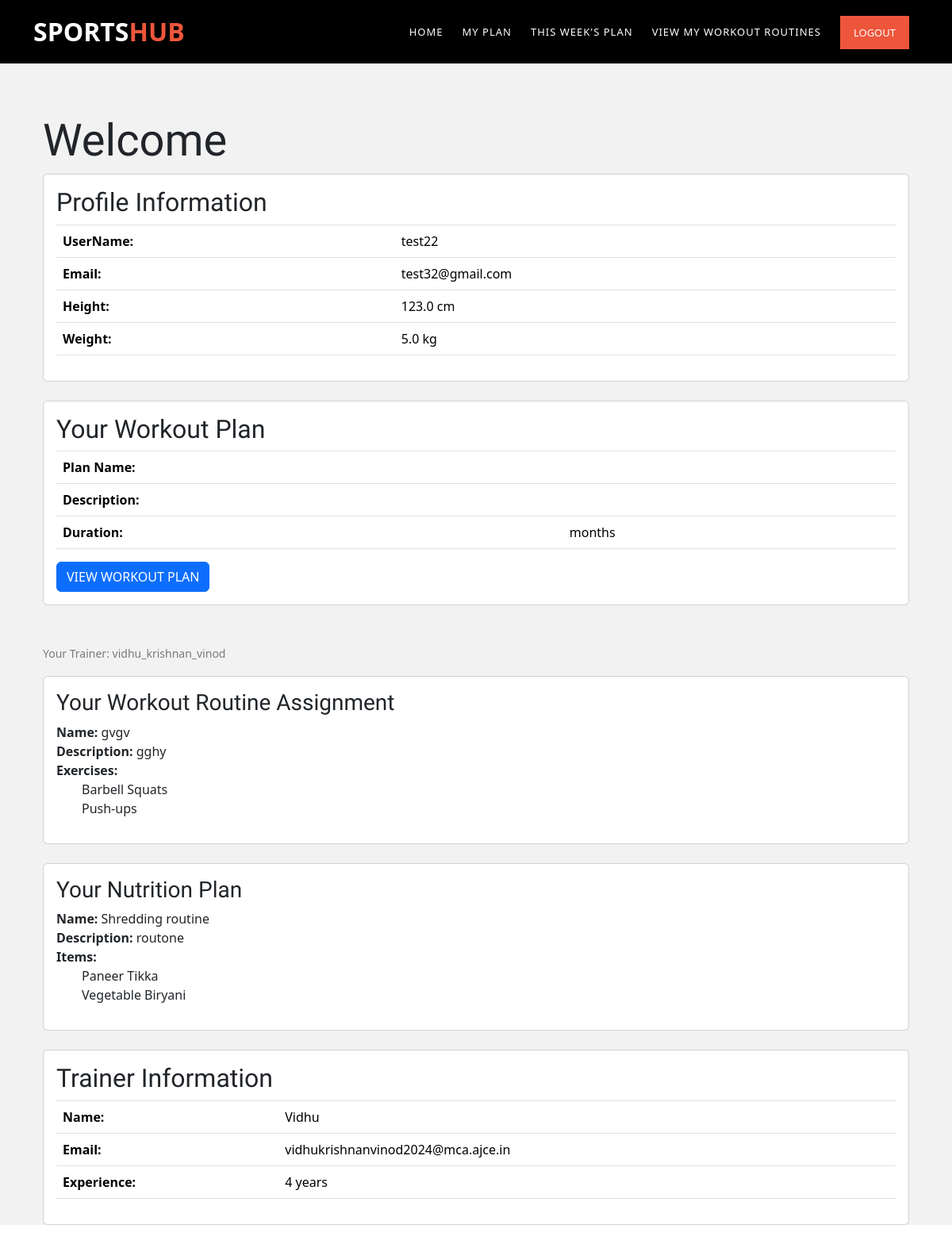
Page /members/fitness_user_dashboard/ (signed in) on the committed database.
### Members/models.py (models this page shows)
class FitnessUser(models.Model):
    user = models.OneToOneField(CustomUser, on_delete=models.CASCADE)
    fitness_goal = models.CharField(max_length=255)
    height = models.FloatField()
    weight = models.FloatField()
    medical_conditions_text = models.TextField(blank=True, null=True)
    medical_conditions_pdf = models.FileField(upload_to='medical_conditions_pdfs/', blank=True, null=True)
    def __str__(self):
        return self.user.username

class FitnessTrainer(models.Model):
    user = models.OneToOneField(CustomUser, on_delete=models.CASCADE)
    experience = models.IntegerField()
    certification = models.CharField(max_length=255, null=True, blank=True)
    training_goal = models.CharField(max_length=255)
    certification_link = models.CharField(max_length=255, blank=True, null=True)
    height = models.FloatField(blank=True, null=True)
    weight = models.FloatField(blank=True, null=True)
    def __str__(self):
        return self.user.username

### users/models.py (models this page shows)
class CustomUser(AbstractBaseUser, PermissionsMixin):
    username = models.CharField(max_length=100, unique=True)
    email = models.EmailField(unique=True)
    first_name = models.CharField(max_length=100)
    last_name = models.CharField(max_length=100)
    role = models.CharField(max_length=20)  # Define roles (e.g., "FitnessUser", "FitnessTrainer", "SportsTrainer")
    description = models.TextField(blank=True, null=True)
    profile_picture = models.FileField(upload_to='profile_pics/', blank=True, null=True)
    address = models.TextField(blank=True, null=True)
    contact_number = models.CharField(max_length=15, blank=True, null=True)
    second_contact_number = models.CharField(max_length=15, blank=True, null=True)# Add the description field
    is_active = models.BooleanField(default=True)
    is_staff = models.BooleanField(default=False)
    objects = CustomUserManager()
    USERNAME_FIELD = 'email'
    REQUIRED_FIELDS = ['username']
    def __str__(self):
        return self.username

### Training/models.py (models this page shows, shortened)
class WorkoutRoutine(models.Model):
    name = models.CharField(max_length=255)
    description = models.TextField()
    exercises = models.ManyToManyField(Exercise, related_name='workout_routines')
    creator_user = models.ForeignKey(FitnessUser, on_delete=models.CASCADE, null=True, blank=True)
    creator_trainer = models.ForeignKey(FitnessTrainer, on_delete=models.CASCADE, null=True, blank=True)
    def __str__(self):
        return self.name

class Exercise(models.Model):
    name = models.CharField(max_length=255)
    description = models.TextField(blank=True, null=True)
    sets = models.PositiveIntegerField(default=3)
    reps = models.PositiveIntegerField(default=10)
    additional_info = models.TextField(blank=True, null=True)

class NutritionPlan(models.Model):
    name = models.CharField(max_length=255)
    description = models.TextField()
    items = models.ManyToManyField(Nutrition, related_name='nutrition_plans')
    creator_user = models.ForeignKey(FitnessUser, on_delete=models.CASCADE, null=True, blank=True)
    creator_trainer = models.ForeignKey(FitnessTrainer, on_delete=models.CASCADE, null=True, blank=True)
    def __str__(self):
        return self.name

class Nutrition(models.Model):
    name = models.CharField(max_length=255)
    description = models.TextField(blank=True, null=True)
    calories_per_serving = models.PositiveIntegerField()
    protein_per_serving = models.DecimalField(max_digits=5, decimal_places=2)
    carbohydrates_per_serving = models.DecimalField(max_digits=5, decimal_places=2)
    fat_per_serving = models.DecimalField(max_digits=5, decimal_places=2)
    serving_size = models.PositiveIntegerField(default=1)
    quantity = models.PositiveIntegerField(default=1)
    additional_info = models.TextField(blank=True, null=True)

### Members/views.py (the view)
# urls.py: path('fitness_user_dashboard/', views.fitness_user_dashboard, name='fitness_user_dashboard'),
def fitness_user_dashboard(request):
    logged_in_user = request.user  # Replace with your logic
    fitness_user = FitnessUser.objects.get(user=logged_in_user)
    trainer_connection = TrainerUserConnection.objects.filter(fitness_user=fitness_user, status='approved').first()
    trainer = trainer_connection.fitness_trainer if trainer_connection else None
    training_plan_assignments = WorkoutRoutine.objects.filter(creator_user=fitness_user).first()
    nutrition_plan = NutritionPlan.objects.filter(creator_user=fitness_user).first()
    context = {
        'fitness_user': fitness_user,
        'trainer': trainer,
        'training_plan_assignments': training_plan_assignments,
        'nutrition_plan': nutrition_plan,
    }
    print("Logged-in User:", logged_in_user)
    print("Fitness User:", fitness_user)
    print("Trainer:", trainer)
    print("Training Plan Assignments:", training_plan_assignments)
    print("Nutrition Plan:", nutrition_plan)
    return render(request, 'fu.html', context)

### Members/templates/fu.html (shortened to what this page needs)
{% load static %}
{% load socialaccount %}
<!DOCTYPE html>
<html>
<head>
   <link rel="stylesheet" href="https://cdnjs.cloudflare.com/ajax/libs/font-awesome/5.15.3/css/all.min.css">
   <link rel="stylesheet" href="{% static 'fonts/icomoon/style.css' %}">
   <link rel="stylesheet" type="text/css" href="{% static 'assets/css/bootstrap.min.css' %}">
    <link rel="stylesheet" type="text/css" href="{% static 'assets/css/font-awesome.css' %}">
    <link rel="stylesheet" href="{% static 'assets/css/templatemo-training-studio.css' %}">
   <link rel="stylesheet" href="{% static 'css/bootstrap.min.css' %}">
   <link rel="stylesheet" href="{% static 'css/jquery-ui.css' %}">
   <link rel="stylesheet" href="{% static 'css/owl.carousel.min.css' %}">
   <link rel="stylesheet" href="{% static 'css/owl.theme.default.min.css' %}">
   <link rel="stylesheet" href="{% static 'css/owl.theme.default.min.css' %}">
   <link rel="stylesheet" href="{% static 'css/jquery.fancybox.min.css' %}">
   <link rel="stylesheet" href="{% static 'css/bootstrap-datepicker.css' %}">
   <link rel="stylesheet" href="{% static 'fonts/flaticon/font/flaticon.css' %}">
   <link rel="stylesheet" href="{% static 'css/aos.css' %}">
   <link href="{% static 'css/jquery.mb.YTPlayer.min.css' %}" media="all" rel="stylesheet" type="text/css">
   <link rel="stylesheet" href="{% static 'css/style.css' %}">
   <link rel="stylesheet" href="https://cdnjs.cloudflare.com/ajax/libs/font-awesome/5.15.3/css/all.min.css">
   <link rel="stylesheet" href="https://cdnjs.cloudflare.com/ajax/libs/font-awesome/5.15.3/css/all.min.css">
   <link href="https://cdn.jsdelivr.net/npm/bootstrap@5.3.1/dist/css/bootstrap.min.css" rel="stylesheet"
>
</head>
<header class="header-area header-sticky" style="background: #000000;">
    <div class="container">
        <div class="row">
            <div class="col-12">
                <nav class="main-nav">
                    <a href="index.html" class="logo">Sports<em>Hub</em></a>
                    <ul class="nav">
                        <li class="scroll-to-section"><a href="{% url 'index' %}">Home</a></li>
                        <li class="scroll-to-section"><a href="{% url 'Members:view_assigned_training_plans' user.id %}">My Plan</a></li>
                        <li class="scroll-to-section"><a href="{% url 'Members:this_weeks_plan' %}">This Week's Plan</a></li>
                        <li class="scroll-to-section"><a href="{% url 'Training:user_workout_routines' %}" >View My Workout Routines</a></li>
                        <li class="scroll-to-section"><a href="{% url 'users:logout' %}" class="nav-link">Logout</a></li>
                    </ul>
                </nav>
            </div>
        </div>
    </div>
</header>
    <div class="container mt-4">
      <br>
      <br>
      <br>
        {% block content %}
        <div class="container mt-5">
            <h1 class="display-4">Welcome</h1>
            <div class="card mb-4">
                <div class="card-body">
                    <h2 class="card-title">Profile Information</h2>
                    <table class="table">
                        <tr>
                            <th>UserName:</th>
                            <td>{{ fitness_user.user.username }}</td>
                        </tr>
                        <tr>
                            <th>Email:</th>
                            <td>{{ fitness_user.user.email }}</td>
                        </tr>
                        <tr>
                            <th>Height:</th>
                            <td>{{ fitness_user.height }} cm</td>
                        </tr>
                        <tr>
                            <th>Weight:</th>
                            <td>{{ fitness_user.weight }} kg</td>
                        </tr>
                    </table>
                </div>
            </div>
            <div class="card mb-4">
                <div class="card-body">
                    <h2 class="card-title">Your Workout Plan</h2>
                    <table class="table">
                        {% if training_plan_assignments %}
                            {% with assignment=training_plan_assignments.0.plan %}
                                <tr>
                                    <th>Plan Name:</th>
                                    <td>{{ assignment.plan_name }}</td>
                                </tr>
                                <tr>
                                    <th>Description:</th>
                                    <td>{{ assignment.description }}</td>
                                </tr>
                                <tr>
                                    <th>Duration:</th>
                                    <td>{{ assignment.duration }} months</td>
                                </tr>
                            {% endwith %}
                        {% else %}
                            <tr>
                                <td colspan="2">You do not have an assigned workout plan at the moment.</td>
                            </tr>
                        {% endif %}
                    </table>
                    <a href="#" class="btn btn-primary">View Workout Plan</a>
                </div>
            </div>
            <BR>
                {% if trainer %}
                    <p>Your Trainer: {{ trainer.user.username }}</p>
                {% else %}
                    <p>You don't have an assigned trainer yet.</p>
                {% endif %}
                <div class="card mb-4">
                    <div class="card-body">
                        <h3 class="card-title">Your Workout Routine Assignment</h3>
                        {% if training_plan_assignments %}
                            <strong>Name:</strong> {{ training_plan_assignments.name }}<br>
                            <strong>Description:</strong> {{ training_plan_assignments.description }}<br>
                            <strong>Exercises:</strong>
                            <ul>
                                {% for exercise in training_plan_assignments.exercises.all %}
                                    <li>{{ exercise.name }}</li>
                                {% endfor %}
                            </ul>
                        {% else %}
                            <p>You don't have any workout routine assignments yet.</p>
                        {% endif %}
                    </div>
                </div>
                <div class="card mb-4">
                    <div class="card-body">
                        <h3 class="card-title">Your Nutrition Plan</h3>
                        {% if nutrition_plan %}
                            <strong>Name:</strong> {{ nutrition_plan.name }}<br>
                            <strong>Description:</strong> {{ nutrition_plan.description }}<br>
                            <strong>Items:</strong>
                            <ul>
                                {% for item in nutrition_plan.items.all %}
                                    <li>{{ item.name }}</li>
                                {% endfor %}
                            </ul>
                        {% else %}
                            <p>You don't have any assigned nutrition plan yet.</p>
                        {% endif %}
                    </div>
                </div>
            <div class="card mb-4">
                <div class="card-body">
                    <h2 class="card-title">Trainer Information</h2>
                    {% if trainer %}
                        <table class="table ">
                            <tr>
                                <th>Name:</th>
                                <td>{{ trainer.user.first_name}}</td>
                            </tr>
                            <tr>
                                <th>Email:</th>
                                <td>{{ trainer.user.email }}</td>
                            </tr>
                            <tr>
                                <th>Experience:</th>
                                <td>{{ trainer.experience }} years</td>
                            </tr>
                        </table>
                    {% else %}
                        <p><em>You do not have a connected trainer at the moment.</em></p>
                    {% endif %}
                </div>
            </div>
        </div>
        {% endblock %}
    </div>
</body>
</html>

### rows in the picture
FitnessUser: user.username "test22", user.email "test32@gmail.com", height "123.0", weight "5.0"
FitnessTrainer: user.username "vidhu_krishnan_vinod", user.first_name "Vidhu", user.email "vidhukrishnanvinod2024@mca.ajce.in", experience "4"
WorkoutRoutine: name "gvgv", description "gghy"
Exercise: name "Barbell Squats"
Exercise: name "Push-ups"
NutritionPlan: name "Shredding routine", description "routone"
Nutrition: name "Paneer Tikka"
Nutrition: name "Vegetable Biryani"
